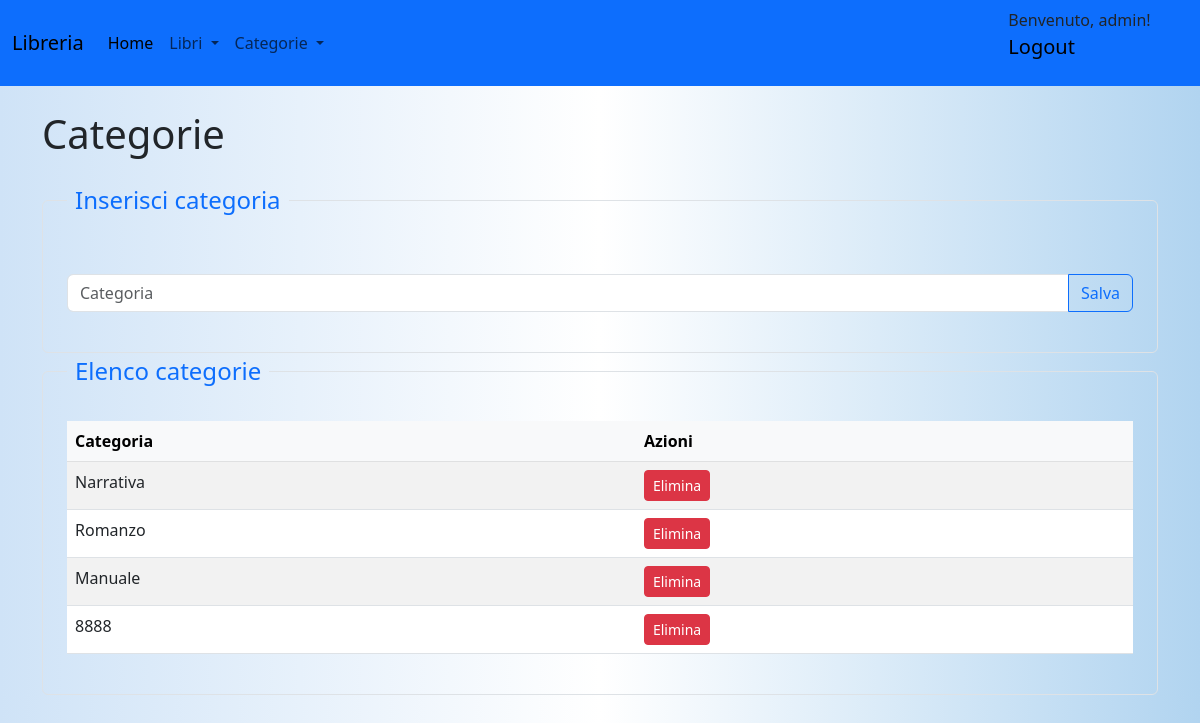
Screenshot of /api/categorie (signed in) with the database file from the repository.
### models/models.py (models this page shows, shortened)
class Utente(db.Model):
    __tablename__ = "utenti"
    id = db.Column(db.Integer, primary_key=True)
    username = db.Column(db.String(50), unique=True, nullable=False)
    email = db.Column(db.String(100), unique=True, nullable=False)
    password_hash = db.Column(db.String(200), nullable=False)
    @property
    def is_authenticated(self):
        return True

class Categorie(db.Model):
    __tablename__ = "categorie"
    id = db.Column(db.Integer, primary_key=True)
    categoria = db.Column(db.String(25))
    libri = db.relationship('Libri', backref='categoria', lazy=True)

### routes/categorie.py (the view)
@categorie_bp.route('/categorie', methods=['GET'])
@login_required
def get_libri():
    categorie = get_all_categorie()
    return render_template('categorie.html',categorie=categorie)

### app.py (called while the page is built)
@login_manager.user_loader
def load_user(user_id):
    return Utente.query.get(int(user_id))

### services/categorie_service.py (called while the page is built)
def get_all_categorie():
    return Categorie.query.all()

### templates/categorie.html
{% extends "form.html" %}
{% block content %}
<h1 class="mb-4">Categorie</h1>
<fieldset class="border p-4 rounded">
    <legend class="float-none w-auto px-2 text-primary">Inserisci categoria</legend>
    <form action="/api/add_categoria" method="POST" class="mt-4">
        <div class="input-group mb-3">
            <input type="text" class="form-control" name="categoria" id="categoria" placeholder="Categoria"
                aria-label="Recipient's username" aria-describedby="button-addon2">
            <button class="btn btn-outline-primary" type="submit" id="button-addon2">Salva</button>
        </div>
    </form>
</fieldset>
<fieldset class="border p-4 rounded">
    <legend class="float-none w-auto px-2 text-primary">Elenco categorie</legend>
    <table class="table table-striped">
        <thead class="table-light">
            <tr>
                <th>Categoria</th>
                <th>Azioni</th>
            </tr>
        </thead>
        <tbody>
            {% for categoria in categorie %}
            <tr>
                <td>{{ categoria.categoria }}</td>
                <td>
                    <a href="{{ url_for('categorie.elimina_categoria', id=categoria.id) }}"
                        class="btn btn-danger btn-sm">Elimina</a>
                </td>
            </tr>
            {% endfor %}
        </tbody>
    </table>
</fieldset>
{% endblock %}

### templates/form.html (shortened to what this page needs)
<!DOCTYPE html>
<html lang="it">
<head>
    <link href="{{ url_for('static', filename='css/style.css') }}" rel="stylesheet">
    <link href="https://cdn.jsdelivr.net/npm/bootstrap@5.3.2/dist/css/bootstrap.min.css" rel="stylesheet">
    <link href="https://cdnjs.cloudflare.com/ajax/libs/font-awesome/6.5.1/css/all.min.css" rel="stylesheet">
    <link href="https://cdnjs.cloudflare.com/ajax/libs/twitter-bootstrap/5.3.0/css/bootstrap.min.css" rel="stylesheet">
    <link href="https://cdn.datatables.net/2.1.8/css/dataTables.bootstrap5.css" rel="stylesheet">
</head>
<body>
    <nav class="navbar navbar-expand-lg">
        <div class="container-fluid">
            <a class="navbar-brand" href="#">Libreria</a>
            <div class="collapse navbar-collapse" id="navbarSupportedContent">
                <ul class="navbar-nav me-auto mb-2 mb-lg-0">
                    <li class="nav-item">
                        <a class="nav-link active" aria-current="page" href="/home">Home</a>
                    </li>
                    <li class="nav-item dropdown">
                        <a class="nav-link dropdown-toggle" href="#" role="button" data-bs-toggle="dropdown"
                            aria-expanded="false">
                            Libri
                        </a>
                    </li>
                    <li class="nav-item dropdown">
                        <a class="nav-link dropdown-toggle" href="#" role="button" data-bs-toggle="dropdown"
                            aria-expanded="false">
                            Categorie
                        </a>
                    </li>
                </ul>
            </div>
        </div>
        {% if current_user.is_authenticated %}
        <p>Benvenuto, {{ current_user.username }}!
            <a class="navbar-brand" href="{{ url_for('utenti.logout') }}">Logout</a>
        </p>
        {% else %}
        <a class="navbar-brand" href="{{ url_for('utenti.login') }}">Login</a>
        <a class="navbar-brand" href="{{ url_for('utenti.register') }}">Registrati</a>
        {% endif %}
    </nav>
    <div class="container mt-4">
        {% block content %}{% endblock %}
    </div>
</body>
</html>

### static/css/style.css (style rules this page uses)
:root { --primary-color: #4CAF50; --hover-color: #45a049; --background-color: #fff; --btn-primary: #0d6efd; }
body { background: linear-gradient(to right, #cfe3f7, #fff, #b1d4f0); color: #333; font-family: 'Times New Roman', Times, serif; }
nav.navbar { background-color: var(--btn-primary); }

### rows the page displays
Utente: username "admin"
Categorie: categoria "Narrativa"
Categorie: categoria "Romanzo"
Categorie: categoria "Manuale"
Categorie: categoria "8888"
